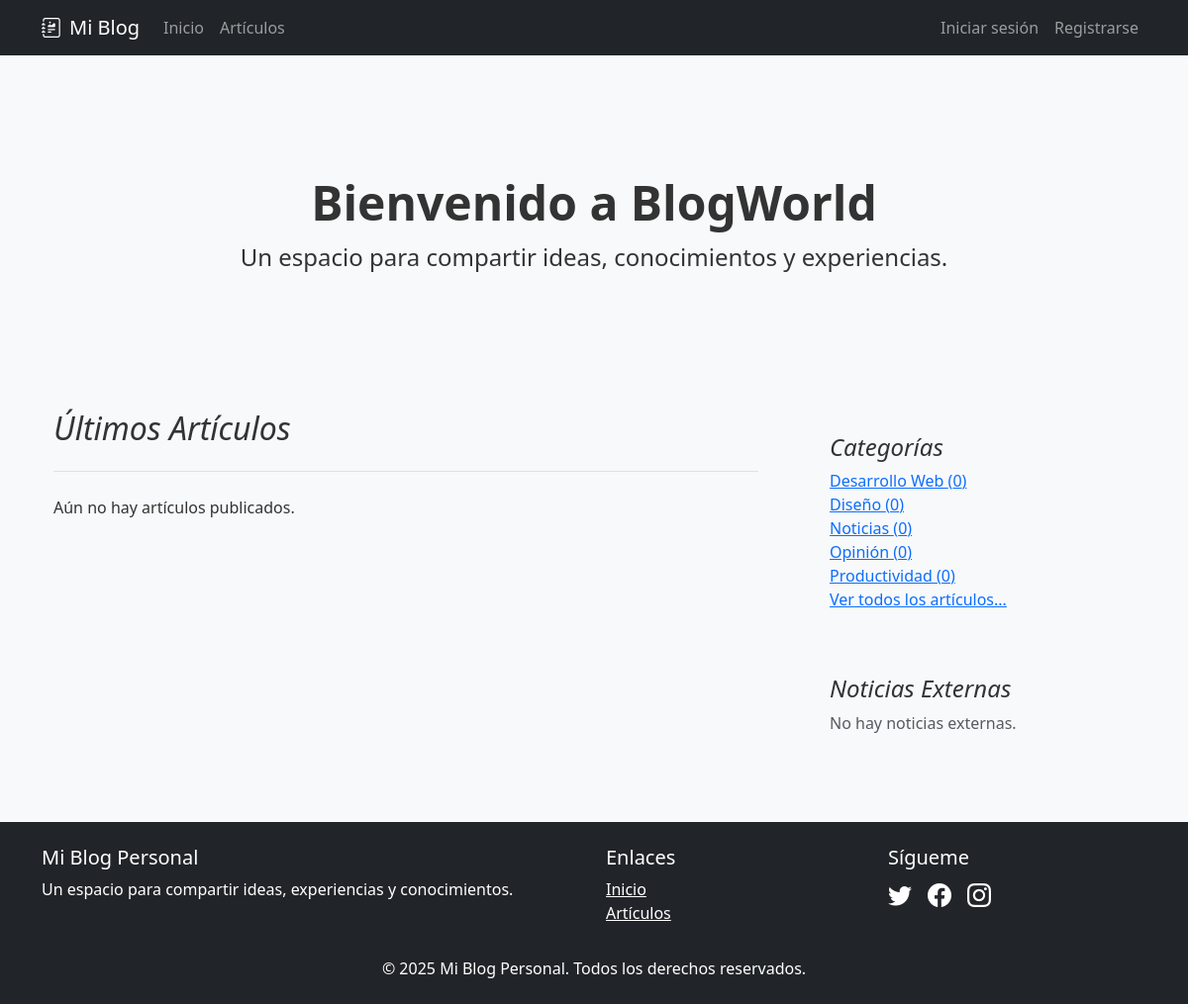
The app's page /, older data.
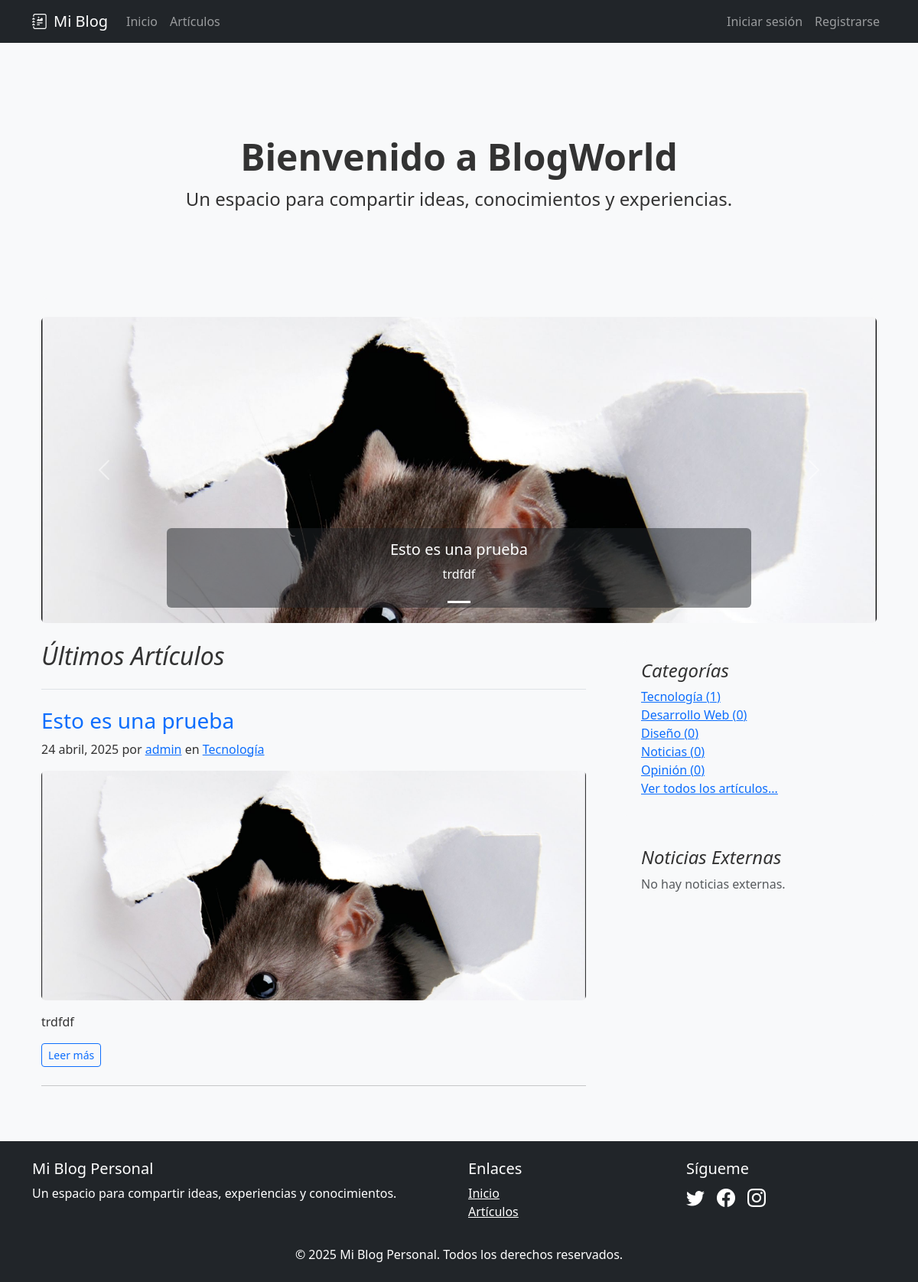
The same page, newer data.
### app1/models.py (models this page shows, shortened)
class Categoria(models.Model):
    nombre = models.CharField(max_length=100)
    slug = models.SlugField(unique=True, max_length=100)
    descripcion = models.TextField(blank=True)
    class Meta:
        verbose_name_plural = "Categorías"

class Post(models.Model):
    titulo = models.CharField(max_length=200)
    slug = models.SlugField(unique=True, max_length=200)
    contenido = RichTextField()
    extracto = models.TextField(max_length=300, blank=True)
    fecha_publicacion = models.DateTimeField(auto_now_add=True)
    ultima_modificacion = models.DateTimeField(auto_now=True)
    categoria = models.ForeignKey(Categoria, on_delete=models.CASCADE, related_name='posts')
    autor = models.ForeignKey(User, on_delete=models.CASCADE, related_name='posts')
    imagen_destacada = models.ImageField(upload_to='posts/', blank=True, null=True)
    publicado = models.BooleanField(default=True)
    destacado = models.BooleanField(default=False)
    class Meta:
        ordering = ['-fecha_publicacion']
        verbose_name_plural = "Posts"

### app1/views.py (the view)
# urls.py: path('', views.home, name='home'),
def home(request):
    posts_destacados = Post.objects.filter(destacado=True, publicado=True)[:5]
    posts_recientes = Post.objects.filter(publicado=True)[:6]
    categorias = Categoria.objects.annotate(num_posts=Count('posts')).order_by('-num_posts')[:5]
    noticias_rss = get_rss_news()
    context = {
        'posts_destacados': posts_destacados,
        'posts_recientes': posts_recientes,
        'categorias': categorias,
        'noticias_rss': noticias_rss,  # Añade las noticias al contexto
    }
    return render(request, 'app1/home.html', context)

### app1/views.py (called while the page is built, shortened)
def get_rss_news():
    all_news_items = []
    for source_name, feed_url in RSS_FEEDS.items():
        try:
            feed = feedparser.parse(feed_url)
            if feed.bozo:
                logger.error(f"Error parsing feed from {source_name} ({feed_url}): {feed.bozo_exception}")
                continue
            count = 0
        except Exception as e:
            logger.error(f"Could not fetch or process feed from {source_name} ({feed_url}): {e}")
    return all_news_items

### app1/templates/app1/home.html (shortened to what the changed rows need)
{% extends 'app1/base.html' %}
{% load static %}
{% block content %}
<div class="container mt-4">
    <div class="p-5 mb-4 bg-light rounded-3 text-center">
        <div class="container-fluid py-5">
            <h1 class="display-5 fw-bold">Bienvenido a BlogWorld</h1>
        </div>
    </div>
    {% if posts_destacados %}
    <div id="featuredPostsCarousel" class="carousel slide mb-4" data-bs-ride="carousel">
        <div class="carousel-indicators">
            {% for post in posts_destacados %}
            <button type="button" data-bs-target="#featuredPostsCarousel" data-bs-slide-to="{{ forloop.counter0 }}" class="{% if forloop.first %}active{% endif %}" aria-current="{% if forloop.first %}true{% endif %}" aria-label="Slide {{ forloop.counter }}"></button>
            {% endfor %}
        </div>
        <div class="carousel-inner rounded">
            {% for post in posts_destacados %}
            <div class="carousel-item {% if forloop.first %}active{% endif %}">
                {% if post.imagen_destacada %}
                <img src="{{ post.imagen_destacada.url }}" class="d-block w-100" alt="{{ post.titulo }}" style="height: 400px; object-fit: cover;">
                {% else %}
                <div class="d-block w-100 bg-secondary" style="height: 400px;"></div>
                {% endif %}
                <div class="carousel-caption d-none d-md-block bg-dark bg-opacity-50 p-3 rounded">
                    <h5><a href="{% url 'app1:detalle_post' post.slug %}" class="text-white text-decoration-none">{{ post.titulo }}</a></h5>
                    <p>{{ post.extracto|truncatechars:100 }}</p>
                </div>
            </div>
            {% endfor %}
        </div>
        <button class="carousel-control-prev" type="button" data-bs-target="#featuredPostsCarousel" data-bs-slide="prev">
            <span class="carousel-control-prev-icon" aria-hidden="true"></span>
        </button>
        <button class="carousel-control-next" type="button" data-bs-target="#featuredPostsCarousel" data-bs-slide="next">
            <span class="carousel-control-next-icon" aria-hidden="true"></span>
        </button>
    </div>
    {% endif %}
    <div class="row g-5">
        <div class="col-md-8">
            <h2 class="pb-4 mb-4 fst-italic border-bottom">
                Últimos Artículos
            </h2>
            {% if posts_recientes %}
                {% for post in posts_recientes %}
                <article class="blog-post mb-4">
                    <h3 class="blog-post-title"><a href="{% url 'app1:detalle_post' post.slug %}" class="text-decoration-none">{{ post.titulo }}</a></h3>
                    <p class="blog-post-meta">{{ post.fecha_publicacion|date:"d F, Y" }} por <a href="#">{{ post.autor.username }}</a> en <a href="{% url 'app1:posts_por_categoria' post.categoria.slug %}">{{ post.categoria.nombre }}</a></p>
                    {% if post.imagen_destacada %}
                        <img src="{{ post.imagen_destacada.url }}" class="img-fluid rounded mb-3" alt="{{ post.titulo }}" style="max-height: 300px; width: 100%; object-fit: cover;">
                    {% endif %}
                    <p>{{ post.extracto }}</p>
                    <a href="{% url 'app1:detalle_post' post.slug %}" class="btn btn-outline-primary btn-sm">Leer más</a>
                </article>
                <hr class="my-4">
                {% endfor %}
            {% else %}
                <p>Aún no hay artículos publicados.</p>
            {% endif %}
        </div>
        <div class="col-md-4">
            <div class="position-sticky" style="top: 2rem;">
                <div class="p-4 mb-3 bg-light rounded">
                    {% if categorias %}
                        <ul class="list-unstyled mb-0">
                            {% for cat in categorias %}
                                <li><a href="{% url 'app1:posts_por_categoria' cat.slug %}">{{ cat.nombre }} ({{ cat.num_posts }})</a></li>
                            {% endfor %}
                        </ul>
                    {% else %}
                        <p class="text-muted">No hay categorías.</p>
                    {% endif %}
                </div>
            </div>
        </div>
    </div>
</div>
{% endblock %}

Row changes from the older to the newer data that the page shows:
no longer on this page (row unchanged): Categoria: nombre "Productividad", num_posts "0"
added Post: imagen_destacada (picture), titulo "Esto es una prueba", extracto "trdfdf", fecha_publicacion "24 abril, 2025", autor.username "admin", categoria.nombre "Tecnología"
now on this page (row unchanged): Categoria: nombre "Tecnología", num_posts "1"
Text that changed along with them:
text no longer shown: "Aún no hay artículos publicados."
